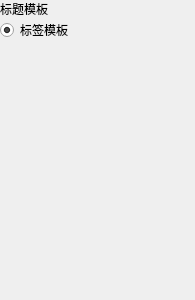
<?xml version="1.0" encoding="UTF-8"?>
<ui version="4.0">
 <class>ListClass</class>
 <widget class="QWidget" name="ListClass">
  <property name="geometry">
   <rect>
    <x>0</x>
    <y>0</y>
    <width>195</width>
    <height>300</height>
   </rect>
  </property>
  <property name="windowTitle">
   <string>Form</string>
  </property>
  <property name="styleSheet">
   <string notr="true">QScrollArea[accessibleDescription=&quot;list:scroll&quot;]
{
	background-color: transparent;
}

QWidget[accessibleDescription=&quot;list:frame&quot;]{
	
	background-color: rgb(34, 45, 50);
}


QLabel[accessibleDescription=&quot;list:item:text&quot;]{
	min-height:38;
	max-height:38;
	background-color: rgb(26, 34, 38);
	color: rgb(55, 100, 88);
	font: 11pt;
	padding-left:12px;
}


QRadioButton[accessibleDescription=&quot;list:item:radiobutton&quot;]{
	min-height:44;
	max-height:44;
	color: rgb(255, 255, 255);
	font: 11pt;
	padding-left:14px;
	icon-size: 24px;
}

QRadioButton[accessibleDescription=&quot;list:item:radiobutton&quot;]:checked {
	background-color: qlineargradient(spread:pad, x1:0, y1:0, x2:1, y2:0, stop:0 rgba(60, 141, 188, 255), stop:0.02 rgba(60, 141, 188, 255), stop:0.021 rgba(44, 59, 65, 255), stop:1 rgba(44, 59, 65, 255));
}

QRadioButton[accessibleDescription=&quot;list:item:radiobutton&quot;]::indicator{
    width: 0;
    height: 0;
}
</string>
  </property>
  <layout class="QVBoxLayout" name="verticalLayout">
   <property name="spacing">
    <number>0</number>
   </property>
   <property name="leftMargin">
    <number>0</number>
   </property>
   <property name="topMargin">
    <number>0</number>
   </property>
   <property name="rightMargin">
    <number>0</number>
   </property>
   <property name="bottomMargin">
    <number>0</number>
   </property>
   <item>
    <widget class="QScrollArea" name="scrollArea">
     <property name="accessibleDescription">
      <string notr="true">list:scroll</string>
     </property>
     <property name="frameShape">
      <enum>QFrame::NoFrame</enum>
     </property>
     <property name="widgetResizable">
      <bool>true</bool>
     </property>
     <widget class="QWidget" name="scrollAreaWidgetContents">
      <property name="geometry">
       <rect>
        <x>0</x>
        <y>0</y>
        <width>195</width>
        <height>300</height>
       </rect>
      </property>
      <property name="accessibleDescription">
       <string notr="true">list:frame</string>
      </property>
      <layout class="QVBoxLayout" name="verticalLayout_2">
       <property name="spacing">
        <number>0</number>
       </property>
       <property name="leftMargin">
        <number>0</number>
       </property>
       <property name="topMargin">
        <number>0</number>
       </property>
       <property name="rightMargin">
        <number>0</number>
       </property>
       <property name="bottomMargin">
        <number>0</number>
       </property>
       <item>
        <widget class="QWidget" name="slotItems" native="true">
         <layout class="QVBoxLayout" name="verticalLayout_3">
          <property name="spacing">
           <number>0</number>
          </property>
          <property name="leftMargin">
           <number>0</number>
          </property>
          <property name="topMargin">
           <number>0</number>
          </property>
          <property name="rightMargin">
           <number>0</number>
          </property>
          <property name="bottomMargin">
           <number>0</number>
          </property>
          <item>
           <widget class="QLabel" name="template_item_text">
            <property name="accessibleDescription">
             <string notr="true">list:item:text</string>
            </property>
            <property name="text">
             <string>标题模板</string>
            </property>
           </widget>
          </item>
          <item>
           <widget class="QRadioButton" name="template_item_radio">
            <property name="accessibleDescription">
             <string notr="true">list:item:radiobutton</string>
            </property>
            <property name="text">
             <string>标签模板</string>
            </property>
            <property name="icon">
             <iconset resource="resource.qrc">
              <normaloff>:/button/close_normal</normaloff>:/button/close_normal</iconset>
            </property>
            <property name="checked">
             <bool>true</bool>
            </property>
           </widget>
          </item>
         </layout>
        </widget>
       </item>
       <item>
        <spacer name="verticalSpacer">
         <property name="orientation">
          <enum>Qt::Vertical</enum>
         </property>
         <property name="sizeHint" stdset="0">
          <size>
           <width>20</width>
           <height>215</height>
          </size>
         </property>
        </spacer>
       </item>
      </layout>
     </widget>
    </widget>
   </item>
  </layout>
 </widget>
 <resources>
  <include location="resource.qrc"/>
 </resources>
 <connections/>
</ui>
